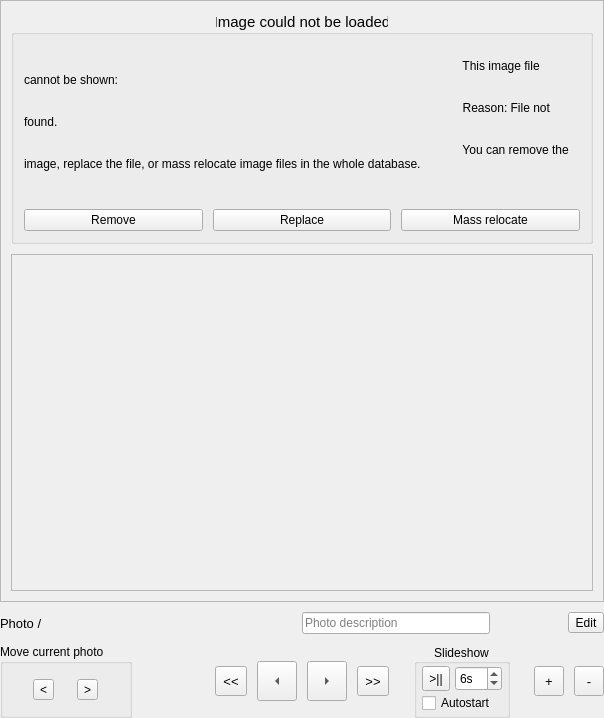
<?xml version="1.0" encoding="UTF-8"?>
<ui version="4.0">
 <class>AscentImageWidget</class>
 <widget class="QWidget" name="AscentImageWidget">
  <property name="geometry">
   <rect>
    <x>0</x>
    <y>0</y>
    <width>535</width>
    <height>718</height>
   </rect>
  </property>
  <layout class="QVBoxLayout" name="ascentImageLayout" stretch="1,0,0">
   <property name="spacing">
    <number>10</number>
   </property>
   <property name="leftMargin">
    <number>0</number>
   </property>
   <property name="topMargin">
    <number>0</number>
   </property>
   <property name="rightMargin">
    <number>0</number>
   </property>
   <property name="bottomMargin">
    <number>0</number>
   </property>
   <item>
    <widget class="FileDropFrame" name="imageFrame">
     <property name="acceptDrops">
      <bool>true</bool>
     </property>
     <property name="frameShape">
      <enum>QFrame::Shape::StyledPanel</enum>
     </property>
     <layout class="QVBoxLayout" name="imageFrameLayout">
      <property name="spacing">
       <number>10</number>
      </property>
      <property name="leftMargin">
       <number>10</number>
      </property>
      <property name="topMargin">
       <number>10</number>
      </property>
      <property name="rightMargin">
       <number>10</number>
      </property>
      <property name="bottomMargin">
       <number>10</number>
      </property>
      <item>
       <layout class="QHBoxLayout" name="imageErrorCenteringLayout">
        <property name="spacing">
         <number>10</number>
        </property>
        <item>
         <widget class="QGroupBox" name="imageErrorGroupBox">
          <property name="sizePolicy">
           <sizepolicy hsizetype="Fixed" vsizetype="Fixed">
            <horstretch>0</horstretch>
            <verstretch>0</verstretch>
           </sizepolicy>
          </property>
          <property name="font">
           <font>
            <pointsize>11</pointsize>
           </font>
          </property>
          <property name="title">
           <string>Image could not be loaded</string>
          </property>
          <property name="alignment">
           <set>Qt::AlignmentFlag::AlignCenter</set>
          </property>
          <layout class="QVBoxLayout" name="imageErrorGroupBoxLayout">
           <property name="spacing">
            <number>10</number>
           </property>
           <property name="leftMargin">
            <number>10</number>
           </property>
           <property name="topMargin">
            <number>10</number>
           </property>
           <property name="rightMargin">
            <number>10</number>
           </property>
           <property name="bottomMargin">
            <number>10</number>
           </property>
           <item>
            <widget class="QLabel" name="imageErrorLabel">
             <property name="font">
              <font>
               <pointsize>9</pointsize>
              </font>
             </property>
             <property name="text">
              <string notr="true">
									  This image file cannot be shown:
									  &lt;FILENAME&gt;
									  Reason: File not found.

									  You can remove the image, replace the file, or mass relocate image files in the whole database.
									  &lt;CAUTION: This text is always replaced from the code.&gt;
									</string>
             </property>
             <property name="wordWrap">
              <bool>true</bool>
             </property>
            </widget>
           </item>
           <item>
            <layout class="QHBoxLayout" name="imageErrorButtonLayout">
             <property name="spacing">
              <number>10</number>
             </property>
             <item>
              <widget class="QPushButton" name="imageErrorRemoveButton">
               <property name="font">
                <font>
                 <pointsize>9</pointsize>
                </font>
               </property>
               <property name="text">
                <string>Remove</string>
               </property>
              </widget>
             </item>
             <item>
              <widget class="QPushButton" name="imageErrorReplaceButton">
               <property name="font">
                <font>
                 <pointsize>9</pointsize>
                </font>
               </property>
               <property name="text">
                <string>Replace</string>
               </property>
              </widget>
             </item>
             <item>
              <widget class="QPushButton" name="imageErrorRelocateButton">
               <property name="font">
                <font>
                 <pointsize>9</pointsize>
                </font>
               </property>
               <property name="text">
                <string>Mass relocate</string>
               </property>
              </widget>
             </item>
            </layout>
           </item>
          </layout>
         </widget>
        </item>
       </layout>
      </item>
      <item>
       <widget class="QScrollArea" name="imageScrollArea">
        <property name="sizePolicy">
         <sizepolicy hsizetype="MinimumExpanding" vsizetype="MinimumExpanding">
          <horstretch>0</horstretch>
          <verstretch>0</verstretch>
         </sizepolicy>
        </property>
        <property name="minimumSize">
         <size>
          <width>250</width>
          <height>250</height>
         </size>
        </property>
        <property name="verticalScrollBarPolicy">
         <enum>Qt::ScrollBarPolicy::ScrollBarAlwaysOff</enum>
        </property>
        <property name="horizontalScrollBarPolicy">
         <enum>Qt::ScrollBarPolicy::ScrollBarAlwaysOff</enum>
        </property>
        <property name="widgetResizable">
         <bool>true</bool>
        </property>
        <widget class="QWidget" name="imageScrollAreaWidget">
         <property name="geometry">
          <rect>
           <x>0</x>
           <y>0</y>
           <width>511</width>
           <height>258</height>
          </rect>
         </property>
         <layout class="QHBoxLayout" name="imageScrollAreaLayout">
          <property name="spacing">
           <number>0</number>
          </property>
          <property name="leftMargin">
           <number>0</number>
          </property>
          <property name="topMargin">
           <number>0</number>
          </property>
          <property name="rightMargin">
           <number>0</number>
          </property>
          <property name="bottomMargin">
           <number>0</number>
          </property>
         </layout>
        </widget>
       </widget>
      </item>
     </layout>
    </widget>
   </item>
   <item>
    <layout class="QHBoxLayout" name="photoInfoLayout" stretch="1,4,1">
     <property name="spacing">
      <number>20</number>
     </property>
     <item>
      <widget class="QLabel" name="photoIndexLabel">
       <property name="sizePolicy">
        <sizepolicy hsizetype="MinimumExpanding" vsizetype="Preferred">
         <horstretch>0</horstretch>
         <verstretch>0</verstretch>
        </sizepolicy>
       </property>
       <property name="font">
        <font>
         <pointsize>10</pointsize>
        </font>
       </property>
       <property name="text">
        <string notr="true">Photo &lt;n&gt;/&lt;N&gt;</string>
       </property>
      </widget>
     </item>
     <item>
      <layout class="QHBoxLayout" name="photoDescriptionLayout" stretch="1,1">
       <property name="spacing">
        <number>0</number>
       </property>
       <item>
        <widget class="QLabel" name="photoDescriptionLabel">
         <property name="sizePolicy">
          <sizepolicy hsizetype="MinimumExpanding" vsizetype="Preferred">
           <horstretch>0</horstretch>
           <verstretch>0</verstretch>
          </sizepolicy>
         </property>
         <property name="font">
          <font>
           <pointsize>10</pointsize>
          </font>
         </property>
         <property name="text">
          <string notr="true">&lt;PhotoDescription&gt;</string>
         </property>
         <property name="textFormat">
          <enum>Qt::TextFormat::PlainText</enum>
         </property>
         <property name="alignment">
          <set>Qt::AlignmentFlag::AlignCenter</set>
         </property>
         <property name="wordWrap">
          <bool>true</bool>
         </property>
         <property name="openExternalLinks">
          <bool>true</bool>
         </property>
         <property name="textInteractionFlags">
          <set>Qt::TextInteractionFlag::TextBrowserInteraction</set>
         </property>
        </widget>
       </item>
       <item>
        <widget class="QLineEdit" name="photoDescriptionLineEdit">
         <property name="sizePolicy">
          <sizepolicy hsizetype="MinimumExpanding" vsizetype="Fixed">
           <horstretch>0</horstretch>
           <verstretch>0</verstretch>
          </sizepolicy>
         </property>
         <property name="placeholderText">
          <string>Photo description</string>
         </property>
        </widget>
       </item>
      </layout>
     </item>
     <item>
      <layout class="QHBoxLayout" name="photoDescriptionEditButtonLayout" stretch="1,0">
       <property name="spacing">
        <number>10</number>
       </property>
       <item>
        <spacer name="photoInfoSpacer">
         <property name="orientation">
          <enum>Qt::Orientation::Horizontal</enum>
         </property>
        </spacer>
       </item>
       <item>
        <widget class="QToolButton" name="editPhotoDescriptionButton">
         <property name="toolTip">
          <string>Edit photo description</string>
         </property>
         <property name="text">
          <string>Edit</string>
         </property>
         <property name="checkable">
          <bool>true</bool>
         </property>
        </widget>
       </item>
      </layout>
     </item>
    </layout>
   </item>
   <item>
    <layout class="QHBoxLayout" name="photoControlsLayout" stretch="1,0,1">
     <property name="spacing">
      <number>10</number>
     </property>
     <item>
      <layout class="QHBoxLayout" name="photoMoveControlsLayout" stretch="0,1">
       <property name="spacing">
        <number>10</number>
       </property>
       <item>
        <widget class="QGroupBox" name="photoMoveControlsBox">
         <property name="title">
          <string>Move current photo</string>
         </property>
         <property name="flat">
          <bool>false</bool>
         </property>
         <layout class="QHBoxLayout" name="photoMoveControlsBoxLayout">
          <property name="spacing">
           <number>5</number>
          </property>
          <property name="leftMargin">
           <number>5</number>
          </property>
          <property name="topMargin">
           <number>5</number>
          </property>
          <property name="rightMargin">
           <number>5</number>
          </property>
          <property name="bottomMargin">
           <number>5</number>
          </property>
          <item>
           <spacer name="photoMoveControlsBoxLeftSpacer">
            <property name="orientation">
             <enum>Qt::Orientation::Horizontal</enum>
            </property>
           </spacer>
          </item>
          <item>
           <widget class="QToolButton" name="movePhotoLeftButton">
            <property name="toolTip">
             <string>Move current photo towards the front</string>
            </property>
            <property name="text">
             <string notr="true">&lt;</string>
            </property>
           </widget>
          </item>
          <item>
           <widget class="QToolButton" name="movePhotoRightButton">
            <property name="toolTip">
             <string>Move current photo towards the back</string>
            </property>
            <property name="text">
             <string notr="true">&gt;</string>
            </property>
           </widget>
          </item>
          <item>
           <spacer name="photoMoveControlsBoxRightSpacer">
            <property name="orientation">
             <enum>Qt::Orientation::Horizontal</enum>
            </property>
           </spacer>
          </item>
         </layout>
        </widget>
       </item>
       <item>
        <spacer name="photoMoveControlsSpacer">
         <property name="orientation">
          <enum>Qt::Orientation::Horizontal</enum>
         </property>
        </spacer>
       </item>
      </layout>
     </item>
     <item>
      <layout class="QHBoxLayout" name="photoNavigationControlsLayout">
       <property name="spacing">
        <number>10</number>
       </property>
       <item>
        <widget class="QToolButton" name="firstPhotoButton">
         <property name="minimumSize">
          <size>
           <width>30</width>
           <height>30</height>
          </size>
         </property>
         <property name="font">
          <font>
           <pointsize>10</pointsize>
          </font>
         </property>
         <property name="toolTip">
          <string>Go to first photo</string>
         </property>
         <property name="text">
          <string notr="true">&lt;&lt;</string>
         </property>
        </widget>
       </item>
       <item>
        <widget class="QToolButton" name="previousPhotoButton">
         <property name="minimumSize">
          <size>
           <width>40</width>
           <height>40</height>
          </size>
         </property>
         <property name="font">
          <font>
           <pointsize>10</pointsize>
          </font>
         </property>
         <property name="toolTip">
          <string>Go to previous photo</string>
         </property>
         <property name="arrowType">
          <enum>Qt::ArrowType::LeftArrow</enum>
         </property>
        </widget>
       </item>
       <item>
        <widget class="QToolButton" name="nextPhotoButton">
         <property name="minimumSize">
          <size>
           <width>40</width>
           <height>40</height>
          </size>
         </property>
         <property name="font">
          <font>
           <pointsize>10</pointsize>
          </font>
         </property>
         <property name="toolTip">
          <string>Go to next photo</string>
         </property>
         <property name="arrowType">
          <enum>Qt::ArrowType::RightArrow</enum>
         </property>
        </widget>
       </item>
       <item>
        <widget class="QToolButton" name="lastPhotoButton">
         <property name="minimumSize">
          <size>
           <width>30</width>
           <height>30</height>
          </size>
         </property>
         <property name="font">
          <font>
           <pointsize>10</pointsize>
          </font>
         </property>
         <property name="toolTip">
          <string>Go to last photo</string>
         </property>
         <property name="text">
          <string notr="true">&gt;&gt;</string>
         </property>
        </widget>
       </item>
      </layout>
     </item>
     <item>
      <layout class="QHBoxLayout" name="photoSlideshowAndAddRemoveControlsLayout" stretch="1,0,1,0,0">
       <property name="spacing">
        <number>10</number>
       </property>
       <item>
        <spacer name="slideshowSpacer">
         <property name="orientation">
          <enum>Qt::Orientation::Horizontal</enum>
         </property>
        </spacer>
       </item>
       <item>
        <widget class="QGroupBox" name="slideshowBox">
         <property name="title">
          <string>Slideshow</string>
         </property>
         <property name="alignment">
          <set>Qt::AlignmentFlag::AlignCenter</set>
         </property>
         <layout class="QVBoxLayout" name="verticalLayout">
          <property name="spacing">
           <number>2</number>
          </property>
          <property name="leftMargin">
           <number>5</number>
          </property>
          <property name="topMargin">
           <number>2</number>
          </property>
          <property name="rightMargin">
           <number>5</number>
          </property>
          <property name="bottomMargin">
           <number>2</number>
          </property>
          <item>
           <layout class="QHBoxLayout" name="slideshowBoxUpperLayout">
            <property name="spacing">
             <number>5</number>
            </property>
            <item>
             <widget class="QToolButton" name="slideshowStartStopButton">
              <property name="minimumSize">
               <size>
                <width>25</width>
                <height>25</height>
               </size>
              </property>
              <property name="toolTip">
               <string>Start/stop slideshow</string>
              </property>
              <property name="text">
               <string notr="true">&gt;||</string>
              </property>
             </widget>
            </item>
            <item>
             <widget class="QSpinBox" name="slideshowIntervalSpinner">
              <property name="sizePolicy">
               <sizepolicy hsizetype="Fixed" vsizetype="Fixed">
                <horstretch>0</horstretch>
                <verstretch>0</verstretch>
               </sizepolicy>
              </property>
              <property name="minimumSize">
               <size>
                <width>0</width>
                <height>25</height>
               </size>
              </property>
              <property name="toolTip">
               <string>Time between photos in seconds</string>
              </property>
              <property name="suffix">
               <string notr="true">s</string>
              </property>
              <property name="minimum">
               <number>1</number>
              </property>
              <property name="value">
               <number>6</number>
              </property>
             </widget>
            </item>
           </layout>
          </item>
          <item>
           <widget class="QCheckBox" name="slideshowAutostartCheckbox">
            <property name="toolTip">
             <string>Start slideshow automatically after changing to another ascent</string>
            </property>
            <property name="text">
             <string>Autostart</string>
            </property>
           </widget>
          </item>
         </layout>
        </widget>
       </item>
       <item>
        <spacer name="photoAddRemoveControlsSpacer">
         <property name="orientation">
          <enum>Qt::Orientation::Horizontal</enum>
         </property>
        </spacer>
       </item>
       <item>
        <widget class="QToolButton" name="addPhotosButton">
         <property name="minimumSize">
          <size>
           <width>30</width>
           <height>30</height>
          </size>
         </property>
         <property name="font">
          <font>
           <pointsize>10</pointsize>
          </font>
         </property>
         <property name="toolTip">
          <string>Add one or multiple photos</string>
         </property>
         <property name="text">
          <string notr="true">+</string>
         </property>
        </widget>
       </item>
       <item>
        <widget class="QToolButton" name="removePhotoButton">
         <property name="minimumSize">
          <size>
           <width>30</width>
           <height>30</height>
          </size>
         </property>
         <property name="font">
          <font>
           <pointsize>10</pointsize>
          </font>
         </property>
         <property name="toolTip">
          <string>Remove photo</string>
         </property>
         <property name="text">
          <string notr="true">-</string>
         </property>
        </widget>
       </item>
      </layout>
     </item>
    </layout>
   </item>
  </layout>
 </widget>
 <customwidgets>
  <customwidget>
   <class>FileDropFrame</class>
   <extends>QFrame</extends>
   <header>src/viewer/file_drop_frame.h</header>
   <container>1</container>
  </customwidget>
 </customwidgets>
 <resources/>
 <connections/>
</ui>
